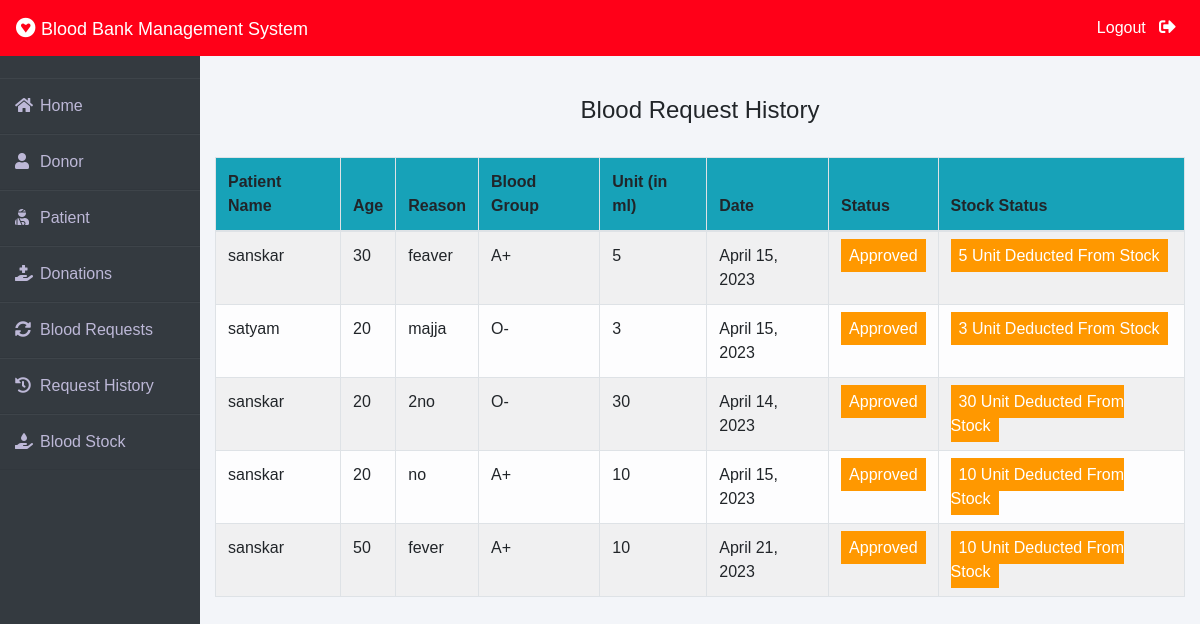
Screenshot of /admin-request-history (signed in) with the database file from the repository.
### blood/models.py (models this page shows, shortened)
class BloodRequest(models.Model):
    request_by_patient=models.ForeignKey(pmodels.Patient,null=True,on_delete=models.CASCADE)
    request_by_donor=models.ForeignKey(dmodels.Donor,null=True,on_delete=models.CASCADE)
    patient_name=models.CharField(max_length=30)
    patient_age=models.PositiveIntegerField()
    reason=models.CharField(max_length=500)
    bloodgroup=models.CharField(max_length=10)
    unit=models.PositiveIntegerField(default=0)
    status=models.CharField(max_length=20,default="Pending")
    date=models.DateField(auto_now=True)

### blood/views.py (the view)
# urls.py: path('admin-request-history', views.admin_request_history_view,name='admin-request-history'),
@login_required(login_url='adminlogin')
def admin_request_history_view(request):
    requests=models.BloodRequest.objects.all().exclude(status='Pending')
    return render(request,'blood/admin_request_history.html',{'requests':requests})

### templates/blood/admin_request_history.html (shortened to what this page needs)
{% extends 'blood/adminbase.html' %}
{% block content %}
{% load widget_tweaks %}
{%load static%}
<head>
</head>
<br><br>
<div class="container">
    <H4 class="text-center">Blood Request History</H4><br>
    <table class="table table-light table-hover table-bordered table-striped">
        <thead class="bg-info">
            <tr>
                <th scope="col">Patient Name</th>
                <th scope="col">Age</th>
                <th scope="col">Reason</th>
                <th scope="col">Blood Group</th>
                <th scope="col">Unit (in ml)</th>
                <th scope="col">Date</th>
                <th scope="col">Status</th>
                <th scope="col">Stock Status</th>
            </tr>
        </thead>
        <tbody>
            {% for t in requests %}
            <tr>
                <td> {{t.patient_name}}</td>
                <td>{{t.patient_age}}</td>
                <td>{{t.reason}}</td>
                <td>{{t.bloodgroup}}</td>
                <td>{{t.unit}}</td>
                <td>{{t.date}}</td>
                {% if t.status == 'Approved' %}
                <td><span class="label warning"> Approved</span></td>
                <td><span class="label warning"> {{t.unit}} Unit Deducted From Stock</span></td>
                {% else %}
                <td><span class="label success">Rejected</span></td>
                <td><span class="label success"> 0 Unit Deducted From Stock</span></td>
                {% endif %}
            </tr>
            {% endfor %}
        </tbody>
    </table>
</div>
{% endblock content %}

### templates/blood/adminbase.html (shortened to what this page needs)
<!DOCTYPE html>
<html lang="en">
<head>
    <link rel="stylesheet" href="https://maxcdn.bootstrapcdn.com/bootstrap/4.0.0/css/bootstrap.min.css">
    <link rel="stylesheet" href="https://cdnjs.cloudflare.com/ajax/libs/font-awesome/5.14.0/css/all.css">
</head>
<body>
    <nav class="navbar navbar-expand-lg navbar-light fixed-top bg-danger">
        <a style="color:white;" class="navbar-brand" href="/"><i class="fab fa-gratipay"></i>&nbsp;<font face = "Comic sans MS" size ="4">Blood Bank Management System</font></a>
        <div class="navbar-collapse collapse w-100 order-3 dual-collapse2">
            <ul class="navbar-nav ml-auto">
                <li class="nav-item">
                    <a class="nav-link" style="color: white;" href="/logout">Logout &nbsp; <i class="fas fa-sign-out-alt"></i></a>
                </li>
            </ul>
        </div>
      </nav>
<br><br>
<div class="wrapper">
    <div class="sidebar">
        <ul>
            <li><a style="text-decoration:none;" href="/"><i class="fas fa-home"></i>Home</a></li>
            <li><a style="text-decoration:none;" href="/admin-donor"><i class="fas fa-user"></i>Donor</a></li>
            <li><a style="text-decoration:none;" href="/admin-patient"><i class="fas fa-user-injured"></i>Patient</a></li>
            <li><a style="text-decoration:none;" href="/admin-donation"><i class="fas fa-hand-holding-medical"></i>Donations</a></li>
            <li><a style="text-decoration:none;" href="/admin-request"><i class="fas fa-sync-alt"></i>Blood Requests</a></li>
            <li><a style="text-decoration:none;" href="/admin-request-history"><i class="fas fa-history"></i>Request History</a></li>
            <li><a style="text-decoration:none;" href="/admin-blood"><i class="fas fa-hand-holding-water"></i>Blood Stock</a></li>
        </ul>
    </div>
    <div class="main_content">
{% block content %}
{% endblock content %}
    </div>
</div>
</body>
</html>

### templates/blood/adminbase.html (style rules this page uses)
* { margin: 0; padding: 0; box-sizing: border-box; list-style: none; text-decoration: none; font-family: 'Josefin Sans', sans-serif; }
body { background-color: #f3f5f9; }
.bg-danger { background-color: #ff0018!important; }
.wrapper { display: flex; position: relative; }
.wrapper .sidebar { width: 200px; height: 100%; background: #343a40; padding: 30px 0px; position: fixed; }
.wrapper .sidebar ul li { padding: 15px; border-bottom: 1px solid #bdb8d7; border-bottom: 1px solid rgba(0,0,0,0.05); border-top: 1px solid rgba(255,255,255,0.05); }
.wrapper .sidebar ul li a { color: #bdb8d7; display: block; }
.wrapper .sidebar ul li a .fas { width: 25px; }
.wrapper .main_content { width: 100%; margin-left: 200px; }
.fa-sign-out-alt { color: white; font-size: 2ex; }

### templates/blood/admin_request_history.html (style rules this page uses)
.label { color: white; padding: 8px; }
.warning { background-color: #ff9800; }

### rows the page displays
BloodRequest: patient_name "sanskar", patient_age "30", reason "feaver", bloodgroup "A+", unit "5", date "April 15, 2023"
BloodRequest: patient_name "satyam", patient_age "20", reason "majja", bloodgroup "O-", unit "3", date "April 15, 2023"
BloodRequest: patient_name "sanskar", patient_age "20", reason "2no", bloodgroup "O-", unit "30", date "April 14, 2023"
BloodRequest: patient_name "sanskar", patient_age "20", reason "no", bloodgroup "A+", unit "10", date "April 15, 2023"
BloodRequest: patient_name "sanskar", patient_age "50", reason "fever", bloodgroup "A+", unit "10", date "April 21, 2023"
